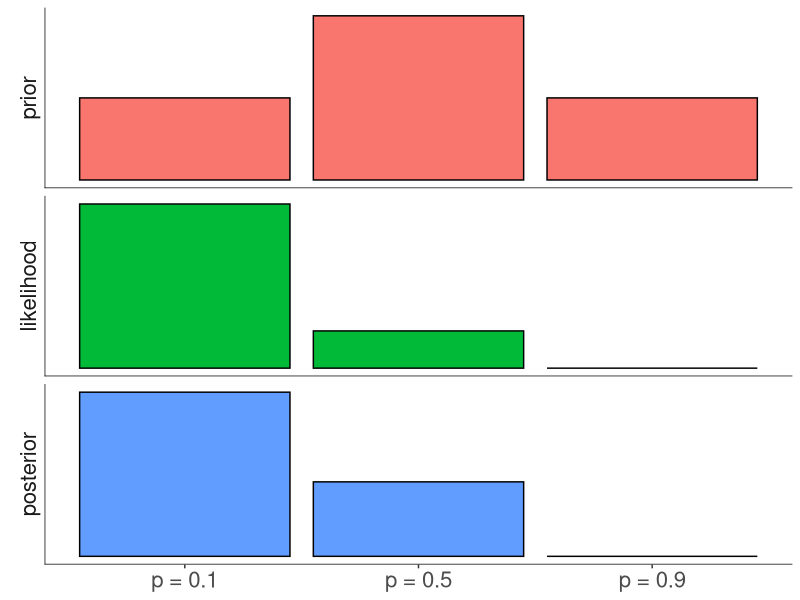
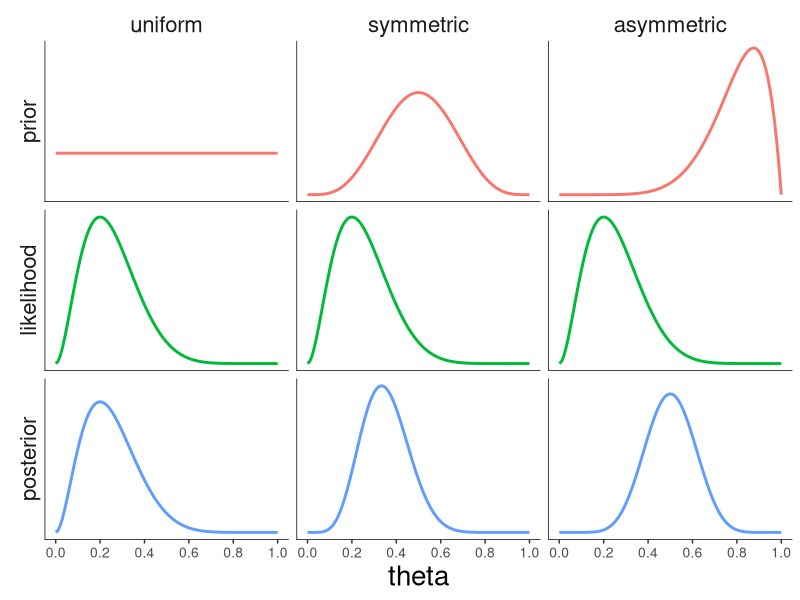
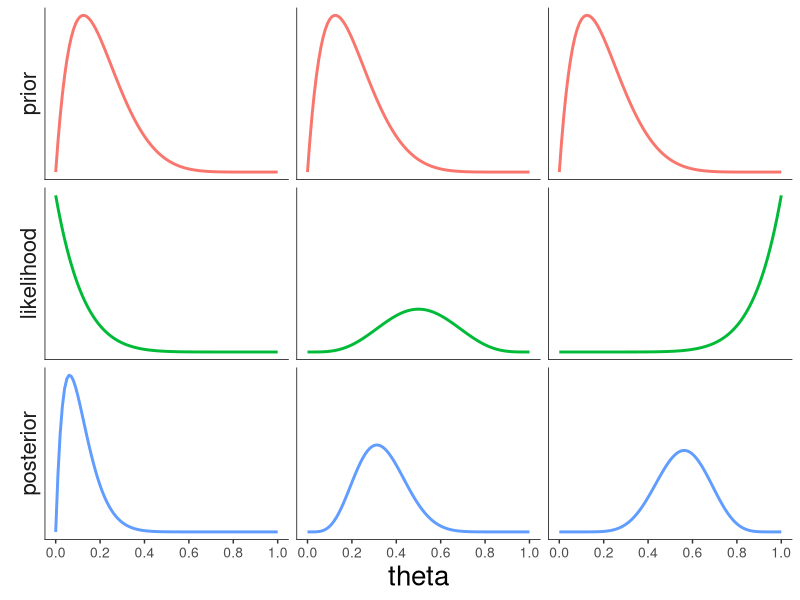
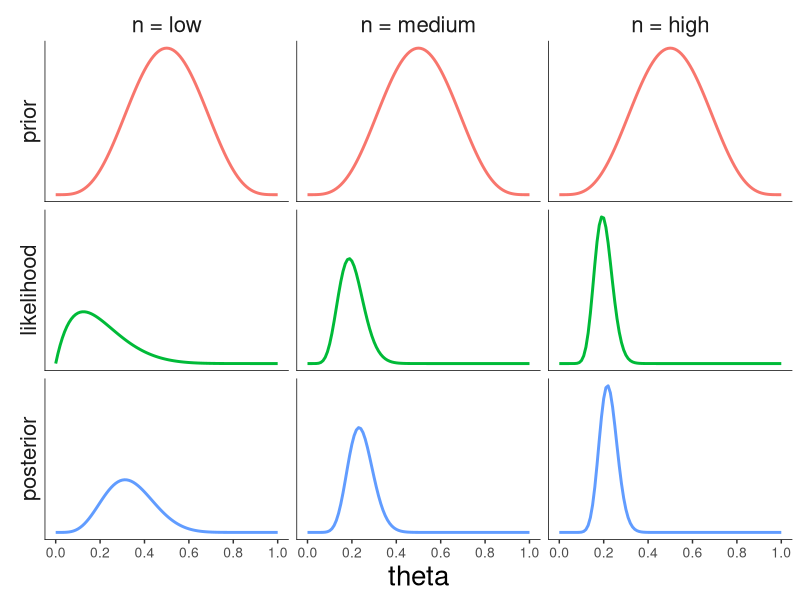

Recreate these plots in R, in order.
## ---- chunk 1
# these options here change the formatting of how comments are rendered
knitr::opts_chunk$set(comment = "#>",
                      fig.show = "hold")
## ---- chunk 2
library("knitr")      # for knitting RMarkdown 
library("patchwork")  # for figure panels
library("tidyverse")  # for wrangling, plotting, etc. 
## ---- chunk 3
theme_set(theme_classic() + #set the theme 
    theme(text = element_text(size = 20))) #set the default text size
## ---- chunk 4
# data 
data = c(0, 1, 1, 0, 1, 1, 1, 1)

# whether observation is a success or failure 
success = c(0, cumsum(data)) 
failure = c(0, cumsum(1 - data))
# I've added 0 at the beginning to show the prior

# plotting function
fun.plot_beta = function(success, failure){
  ggplot(data = tibble(x = c(0, 1)),
         mapping = aes(x = x)) +
    stat_function(fun = "dbeta",
                  args = list(shape1 = success + 1, shape2 = failure + 1),
                  geom = "area",
                  color = "black",
                  fill = "lightblue") +
    coord_cartesian(expand = F) +
    scale_x_continuous(breaks = seq(0.25, 0.75, 0.25)) + 
    theme(axis.title = element_blank(),
          axis.text.y = element_blank(),
          axis.ticks.y = element_blank(),
          plot.margin = margin(r = 1, t = 0.5, unit = "cm"))
}

# generate the plots 
plots = map2(success, failure, ~ fun.plot_beta(.x, .y))

# make a grid of plots
wrap_plots(plots, ncol = 3)
## ---- chunk 5
# data 
data = rep(0:1, c(8, 2))

# parameters 
theta = c(0.1, 0.5, 0.9)

# prior 
prior = c(0.25, 0.5, 0.25)
# prior = c(0.1, 0.1, 0.8) # alternative setting of the prior
# prior = c(0.000001, 0.000001, 0.999998) # another prior setting 

# likelihood 
likelihood = dbinom(sum(data == 1), size = length(data), prob = theta)

# posterior 
posterior = likelihood * prior / sum(likelihood * prior)

# store in data frame 
df.coins = tibble(theta = theta,
                  prior = prior,
                  likelihood = likelihood,
                  posterior = posterior) 

## ---- chunk 6
df.coins %>% 
  pivot_longer(cols = -theta,
               names_to = "index",
               values_to = "value") %>% 
  mutate(index = factor(index, levels = c("prior", "likelihood", "posterior")),
         theta = factor(theta, labels = c("p = 0.1", "p = 0.5", "p = 0.9"))) %>% 
  ggplot(data = .,
         mapping = aes(x = theta,
                       y = value,
                       fill = index)) + 
  geom_bar(stat = "identity",
           color = "black") +
  facet_grid(rows = vars(index),
             switch = "y",
             scales = "free") + 
  annotate("segment", x = -Inf, xend = Inf, y = -Inf, yend = -Inf) + 
  annotate("segment", x = -Inf, xend = -Inf, y = -Inf, yend = Inf) + 
  theme(legend.position = "none",
        strip.background = element_blank(),
        axis.title.y = element_blank(),
        axis.text.y = element_blank(),
        axis.ticks.y = element_blank(),
        axis.title.x = element_blank(),
        axis.line = element_blank())
## ---- chunk 7
# grid
theta = seq(0, 1, 0.01)

# data
data = rep(0:1, c(8, 2))

# calculate posterior
df.prior_effect = tibble(theta = theta, 
                  prior_uniform = dbeta(theta, shape1 = 1, shape2 = 1),
                  prior_normal = dbeta(theta, shape1 = 5, shape2 = 5),
                  prior_biased = dbeta(theta, shape1 = 8, shape2 = 2)) %>% 
  pivot_longer(cols = -theta,
               names_to = "prior_index",
               values_to = "prior") %>% 
  mutate(likelihood = dbinom(sum(data == 1),
                             size = length(data),
                             prob = theta)) %>% 
  group_by(prior_index) %>% 
  mutate(posterior = likelihood * prior / sum(likelihood * prior)) %>% 
  ungroup() %>% 
  pivot_longer(cols = -c(theta, prior_index),
               names_to = "index",
               values_to = "value")

# make the plot
df.prior_effect %>% 
  mutate(index = factor(index, levels = c("prior", "likelihood", "posterior")),
         prior_index = factor(prior_index,
                              levels = c("prior_uniform", "prior_normal", "prior_biased"),
                              labels = c("uniform", "symmetric", "asymmetric"))) %>% 
  ggplot(data = .,
         mapping = aes(x = theta,
                       y = value,
                       color = index)) +
  geom_line(size = 1) + 
  facet_grid(cols = vars(prior_index),
             rows = vars(index),
             scales = "free",
             switch = "y") +
  scale_x_continuous(breaks = seq(0, 1, 0.2)) +
  annotate("segment", x = -Inf, xend = Inf, y = -Inf, yend = -Inf) + 
  annotate("segment", x = -Inf, xend = -Inf, y = -Inf, yend = Inf) + 
  theme(legend.position = "none",
        strip.background = element_blank(),
        axis.title.y = element_blank(),
        axis.text.y = element_blank(),
        axis.ticks.y = element_blank(),
        axis.text.x = element_text(size = 10),
        axis.line = element_blank())
## ---- chunk 8
# grid
theta = seq(0, 1, 0.01)

df.likelihood_effect = tibble(theta = theta, 
                              prior = dbeta(theta, shape1 = 2, shape2 = 8),
                              likelihood_left = dbeta(theta, shape1 = 1, shape2 = 9),
                              likelihood_center = dbeta(theta, shape1 = 5, shape2 = 5),
                              likelihood_right = dbeta(theta, shape1 = 9, shape2 = 1)) %>% 
  pivot_longer(cols = -c(theta, prior),
               names_to = "likelihood_index",
               values_to = "likelihood") %>% 
  group_by(likelihood_index) %>% 
  mutate(posterior = likelihood * prior / sum(likelihood * prior)) %>% 
  ungroup() %>% 
  pivot_longer(cols = -c(theta, likelihood_index),
               names_to = "index",
               values_to = "value")

df.likelihood_effect %>% 
  mutate(index = factor(index, levels = c("prior", "likelihood", "posterior")),
         likelihood_index = factor(likelihood_index,
                                   levels = c("likelihood_left", "likelihood_center", "likelihood_right"),
                                   labels = c("left", "center", "right"))) %>% 
  ggplot(data = .,
         mapping = aes(x = theta,
                       y = value,
                       color = index)) +
  geom_line(size = 1) + 
  facet_grid(cols = vars(likelihood_index),
             rows = vars(index),
             scales = "free",
             switch = "y") +
  scale_x_continuous(breaks = seq(0, 1, 0.2)) +
  annotate("segment", x = -Inf, xend = Inf, y = -Inf, yend = -Inf) + 
  annotate("segment", x = -Inf, xend = -Inf, y = -Inf, yend = Inf) + 
  theme(legend.position = "none",
        strip.background = element_blank(),
        axis.title.y = element_blank(),
        axis.text.y = element_blank(),
        axis.ticks.y = element_blank(),
        axis.text.x = element_text(size = 10),
        axis.line = element_blank(),
        strip.text.x = element_blank())
  
## ---- chunk 9
# grid
theta = seq(0, 1, 0.01)

df.sample_size_effect = tibble(theta = theta, 
                               prior = dbeta(theta, shape1 = 5, shape2 = 5),
                               likelihood_low = dbeta(theta, shape1 = 2, shape2 = 8),
                               likelihood_medium = dbeta(theta, shape1 = 10, shape2 = 40),
                               likelihood_high = dbeta(theta, shape1 = 20, shape2 = 80)) %>% 
  pivot_longer(cols = -c(theta, prior),
               names_to = "likelihood_index",
               values_to = "likelihood") %>% 
  group_by(likelihood_index) %>% 
  mutate(posterior = likelihood * prior / sum(likelihood * prior)) %>% 
  ungroup() %>% 
  pivot_longer(cols = -c(theta, likelihood_index),
               names_to = "index",
               values_to = "value")

df.sample_size_effect %>% 
  mutate(index = factor(index, levels = c("prior", "likelihood", "posterior")),
         likelihood_index = factor(likelihood_index,
                                   levels = c("likelihood_low", "likelihood_medium", "likelihood_high"),
                                   labels = c("n = low", "n = medium", "n = high"))) %>% 
  ggplot(data = .,
         mapping = aes(x = theta,
                       y = value,
                       color = index)) +
  geom_line(size = 1) + 
  facet_grid(cols = vars(likelihood_index),
             rows = vars(index),
             scales = "free",
             switch = "y") +
  scale_x_continuous(breaks = seq(0, 1, 0.2)) +
  annotate("segment", x = -Inf, xend = Inf, y = -Inf, yend = -Inf) + 
  annotate("segment", x = -Inf, xend = -Inf, y = -Inf, yend = Inf) + 
  theme(legend.position = "none",
        strip.background = element_blank(),
        axis.title.y = element_blank(),
        axis.text.y = element_blank(),
        axis.ticks.y = element_blank(),
        axis.text.x = element_text(size = 10),
        axis.line = element_blank())
## ---- chunk 10
sessionInfo()
